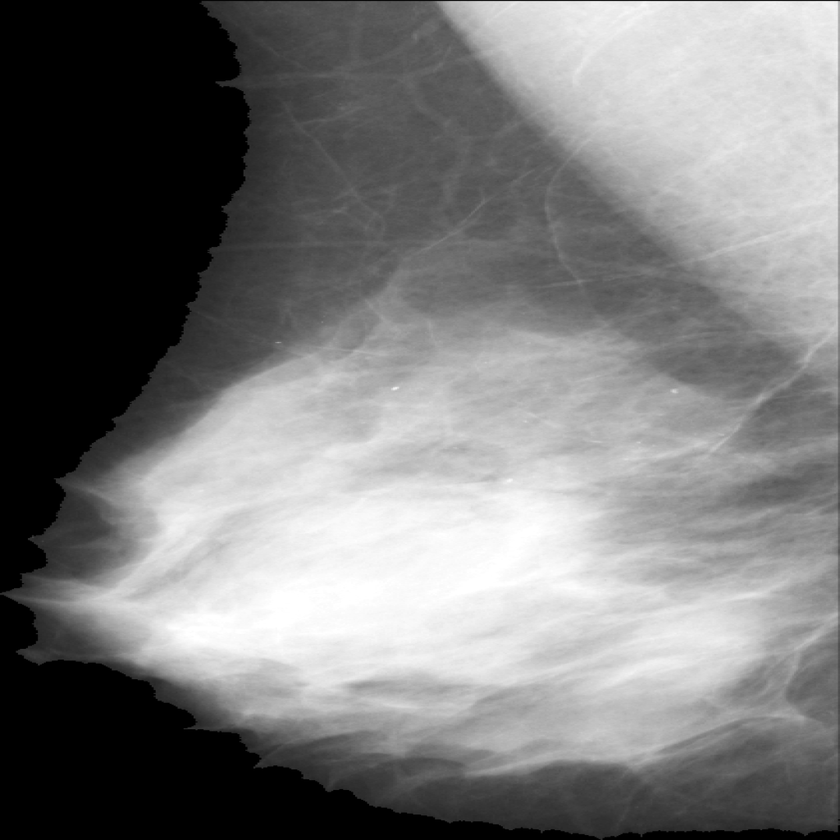
#> input picture Trabalho-1/outputs_preproc/images/mdb001_preproc.png, 840 x 840 px, shrunk from 1024 x 1024 before the run; its folder holds only this picture in this run
$ jupyter execute equalize_mias_png.ipynb
#> lines starting #> are read from the running program, lines starting #| are printed output that depends on the picture
# Etapa 2 — Equalização (HIW / CLAHE) – mini-MIAS (PNG)

Este notebook encadeia **direto após** o notebook de pré-processamento.

Pipeline:
1. Ler imagens **pré-processadas** em `./outputs_preproc/images/*_preproc.png`;
2. Aplicar **HIW** (tests 1–3) **ou CLAHE** (tests 5–6) com os **parâmetros do artigo**;
3. Salvar resultados em `./outputs_eq/<modo>/...` e gerar `manifest_eq_<modo>.csv`;
4. (Opcional) visualizar exemplos e histogramas; (Opcional) calcular métricas MSE/PSNR/SSIM vs original pré-processada.

### Parâmetros dos testes
- **HIW**
  - **test-1**: `n_regions=5` (≈ 4 limiares), `lower_idx=2`
  - **test-2**: `n_regions=4` (≈ 3 limiares), `lower_idx=2`
  - **test-3**: `n_regions=4` (≈ 3 limiares), `lower_idx=1`
- **CLAHE**
  - **test-5**: `kernel_size=(3,3)`, `clip_limit=0.01`, `nbins=256`
  - **test-6** (melhor): `kernel_size=(8,8)`, `clip_limit=0.05`, `nbins=256`

### Importações

[cell 1]
from pathlib import Path
import os, glob
import numpy as np
import pandas as pd
import cv2
from skimage import io, util, exposure
from skimage.filters import threshold_multiotsu
from skimage.metrics import mean_squared_error as mse
from skimage.metrics import peak_signal_noise_ratio as psnr
from skimage.metrics import structural_similarity as ssim
import matplotlib.pyplot as plt
from tqdm import tqdm
from datetime import datetime
import random

### Configurações iniciais e utilidades

[cell 2]
BASE_DIR = Path('.')
PREPROC_DIR = BASE_DIR / 'outputs_preproc' / 'images'  # entrada
EQ_DIR = BASE_DIR / 'outputs_eq'                       # saída
META_CSV = BASE_DIR / 'outputs_preproc' / 'preprocess_manifest.csv'

EQ_DIR.mkdir(parents=True, exist_ok=True)
print('PREPROC_DIR =', PREPROC_DIR.resolve())
print('EQ_DIR      =', EQ_DIR.resolve())
print('META_CSV    =', META_CSV.resolve())

[cell 3]
def read_gray_float01(path: Path):
    img = io.imread(path)
#> img is the input picture: shape (840, 840); min 0, max 255, mean 122.5
    if img.ndim == 3:
        img = cv2.cvtColor(img, cv2.COLOR_RGB2GRAY)
    img = img.astype(np.float32)
    if img.max() > 1.0:
        img /= 255.0
    return np.clip(img, 0.0, 1.0)

def save_uint8(image_f32, out_path: Path):
    u8 = np.clip(image_f32, 0, 1)
    u8 = (u8 * 255.0 + 0.5).astype(np.uint8)
    cv2.imwrite(str(out_path), u8)

# [10 lines left out: function plot_hist_before_after, not called in this run]

### 2A) HIW — o que faz e por quê

- **O que é feito:** segmentamos o histograma com `threshold_multiotsu` para obter vários limiares e escolhemos um **limiar inferior** (`lower_idx`). Em seguida, **remapeamos** apenas a faixa de intensidades **[limiar, 1.0]** para **[0, 1]**, **saturando** o que está abaixo (0) e acima (1). Antes disso, aplicamos uma **normalização robusta** (percentis 0.5–99.5) para reduzir efeito de outliers.

- **Por que:** a ideia é **destacar regiões de alta intensidade** (onde costumam aparecer achados) e **suprimir o restante** do tecido, aumentando o contraste na área de interesse e facilitando a análise/visualização das possíveis lesões.

[cell 4]
# [27 lines left out: function hiw_enhance, not called in this run]

# Presets alinhados aos testes do artigo
def hiw_test1(img):  # test-1: 4 limiares -> n_regions=5, lower=2
    return hiw_enhance(img, n_regions=5, lower_idx=2)

def hiw_test2(img):  # test-2: 3 limiares -> n_regions=4, lower=2
    return hiw_enhance(img, n_regions=4, lower_idx=2)

def hiw_test3(img):  # test-3: 3 limiares -> n_regions=4, lower=1
    return hiw_enhance(img, n_regions=4, lower_idx=1)

### 2B) CLAHE — o que faz e por quê

- **O que é feito:** aplicamos **equalização de histograma adaptativa** por blocos (CLAHE), que redistribui os níveis de cinza **localmente**. Usamos os parâmetros do artigo: `nbins=256`, `kernel_size` (tamanho dos blocos) e `clip_limit` (limite de corte para evitar supercontraste). Presets:
  - **test-5:** `kernel_size=(3,3)`, `clip_limit=0.01`
  - **test-6:** `kernel_size=(8,8)`, `clip_limit=0.05` (melhor reportado)

- **Por que:** o CLAHE **aumenta o contraste em regiões escuras ou lavadas** sem amplificar demais o ruído, pois o corte (`clip_limit`) controla a equalização. Isso melhora **detalhes locais** relevantes para identificar achados.

[cell 5]
def clahe_enhance(img, kernel_size=(8,8), clip_limit=0.05, nbins=256):
#> called with kernel_size = (8, 8), clip_limit = 0.05, nbins = 256
    img = util.img_as_float32(img)
    return exposure.equalize_adapthist(img, kernel_size=kernel_size, clip_limit=clip_limit, nbins=nbins)
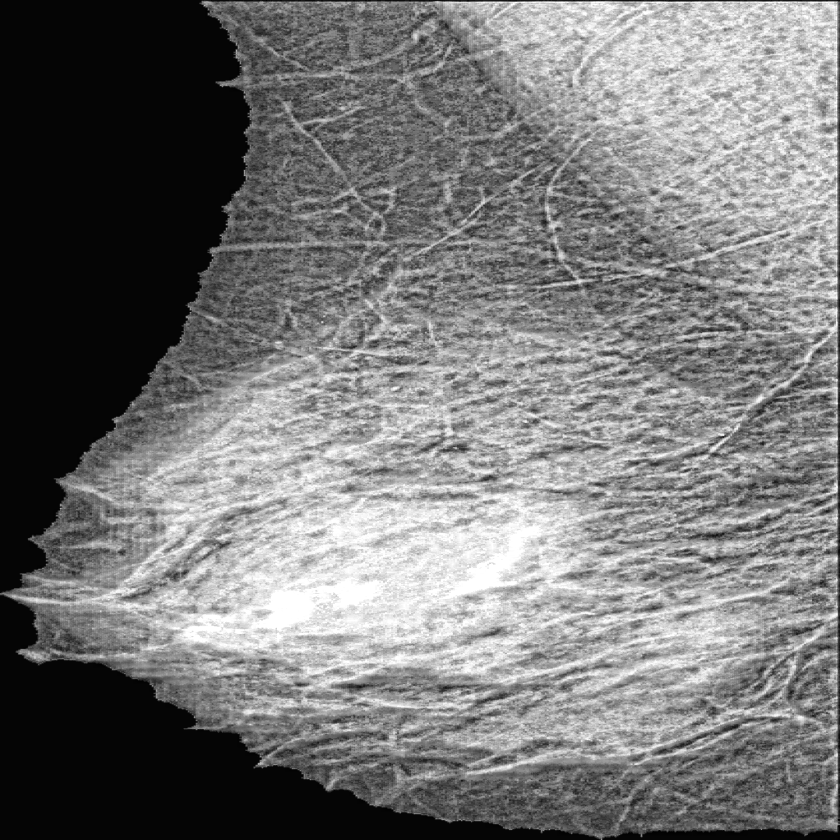
#> returned value: shape (840, 840) float32; min 0, max 1, mean 0.469

def clahe_test5(img):  # [3x3], clip=0.01
    return clahe_enhance(img, kernel_size=(3,3), clip_limit=0.01, nbins=256)

def clahe_test6(img):  # [8x8], clip=0.05 (melhor global reportado)
    return clahe_enhance(img, kernel_size=(8,8), clip_limit=0.05, nbins=256)

### Execução em lote — o que faz e por quê

- **O que é feito:** percorremos todas as imagens **pré-processadas** (`*_preproc.png`), aplicamos o **modo** escolhido (HIW/CLAHE) e **salvamos** as equalizações em `./outputs_eq/<modo>/`. Também registramos um **manifesto CSV** (`manifest_eq_<modo>.csv`) com caminhos e (opcionalmente) métricas.

- **Por que:** automatiza a aplicação consistente do método em **todo o conjunto**, garantindo reprodutibilidade e facilitando a análise posterior (rastreabilidade via manifesto).

- **Opções:**
  - `mode`: um entre `hiw_test1`, `hiw_test2`, `hiw_test3`, `clahe_test5`, `clahe_test6`.
  - `compute_metrics=True`: calcula **MSE/PSNR/SSIM** vs. imagem pré-processada e grava no manifesto.
  - `save_histograms=True`: gera histogramas **antes/depois** para inspeção visual.

- **Saída:**
  - Imagens: `./outputs_eq/<modo>/<ref>_<modo>.png`
  - Manifesto: `./outputs_eq/manifest_eq_<modo>.csv`

[cell 6]
MODES = {
    'hiw_test1': hiw_test1,
    'hiw_test2': hiw_test2,
    'hiw_test3': hiw_test3,
    'clahe_test5': clahe_test5,
    'clahe_test6': clahe_test6,
}

def run_equalization(mode='clahe_test6', save_histograms=False, compute_metrics=False):
    assert mode in MODES, f"Modo inválido: {mode}"
    fn = MODES[mode]

    in_paths = sorted(glob.glob(str(PREPROC_DIR / '*_preproc.png')))
    assert len(in_paths) > 0, f"Nenhuma imagem pré-processada encontrada em {PREPROC_DIR}"

    out_dir = EQ_DIR / mode
    out_dir.mkdir(parents=True, exist_ok=True)

    logs = []
    for p in tqdm(in_paths, desc=f'Equalizando [{mode}]'):
        img = read_gray_float01(p)
        eq = fn(img)
        out_path = out_dir / (Path(p).stem.replace('_preproc','') + f'_{mode}.png')
        save_uint8(eq, out_path)

        rec = {
            'timestamp': datetime.now().isoformat(timespec='seconds'),
            'input_preproc': p,
            'output_eq': str(out_path),
            'mode': mode,
        }
        if compute_metrics:
            rec['MSE'] = float(mse(img, eq))
            rec['PSNR'] = float(psnr(img, eq, data_range=1.0))
            rec['SSIM'] = float(ssim(img, eq, data_range=1.0))
        logs.append(rec)

        if save_histograms:
            plot_hist_before_after(img, eq, title=os.path.basename(p))

    df = pd.DataFrame(logs)
#> df = table of 1 rows and 7 columns
    df.to_csv(EQ_DIR / f'manifest_eq_{mode}.csv', index=False)
    print(f"Manifest salvo: {EQ_DIR / f'manifest_eq_{mode}.csv'}  |  Saídas: {out_dir}")

print('Modos disponíveis:', list(MODES.keys()))

### Rodar um único modo (ex.: **CLAHE test-6**)

[cell 7]
# Exemplo: CLAHE test-6 (recomendado pelo artigo)
run_equalization('clahe_test6', save_histograms=False, compute_metrics=True)

## Visualização pontual
Escolha uma imagem pré-processada e compare com a versão equalizada (modo à sua escolha).

[cell 8]
sample_in = sorted(glob.glob(str(PREPROC_DIR / '*_preproc.png')))
if len(sample_in):
    sp = random.choice(sample_in)
    img0 = read_gray_float01(sp)
    eq = clahe_test6(img0)
    plt.figure(figsize=(10,4))
    plt.subplot(1,2,1); plt.imshow(img0, cmap='gray'); plt.title('Pré-processada'); plt.axis('off')
    plt.subplot(1,2,2); plt.imshow(eq, cmap='gray'); plt.title('Equalizada (CLAHE test-6)'); plt.axis('off')
    plt.show()
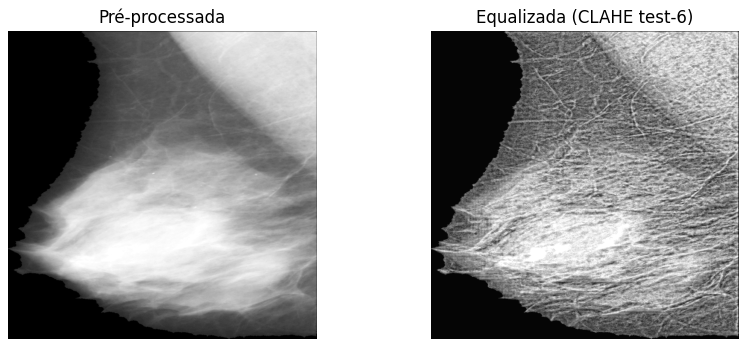
#> figure drawn by matplotlib, 2 panels
else:
    print('Nenhuma entrada encontrada em PREPROC_DIR. Rode o notebook de pré-processamento primeiro.')

$ run again, on Trabalho-1/outputs_preproc/images/mdb012_preproc.png
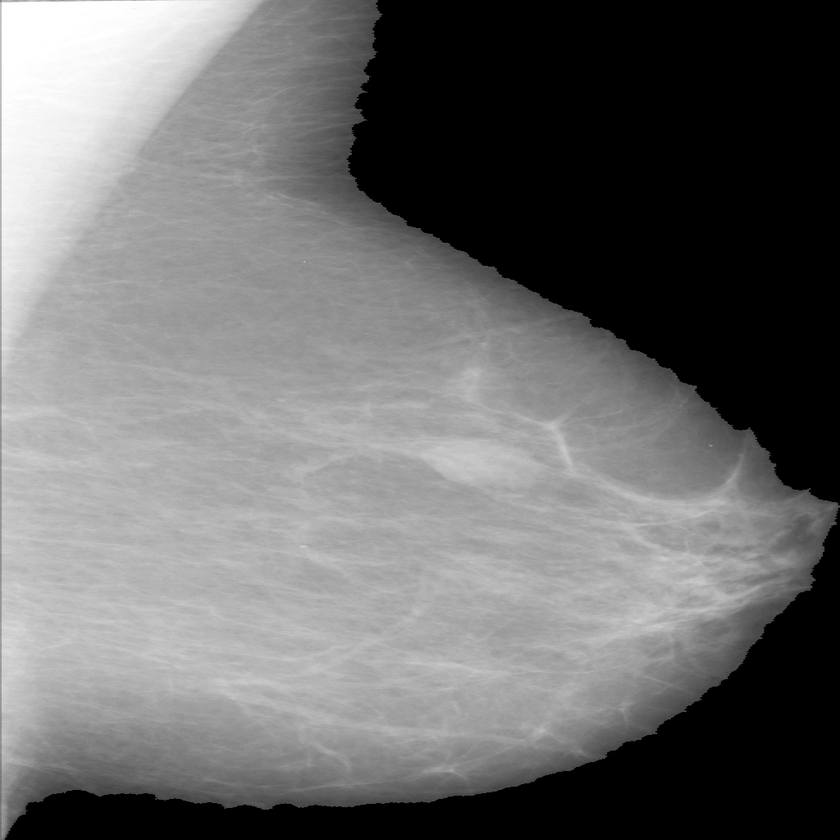
#> input picture Trabalho-1/outputs_preproc/images/mdb012_preproc.png, 840 x 840 px, shrunk from 1024 x 1024 before the run
#> in read_gray_float01, img is the input picture: shape (840, 840); min 0, max 255, mean 108.7
#> in clahe_enhance, `return exposure.equalize_adapthist(img, kernel_size=kernel_size, clip_..`:
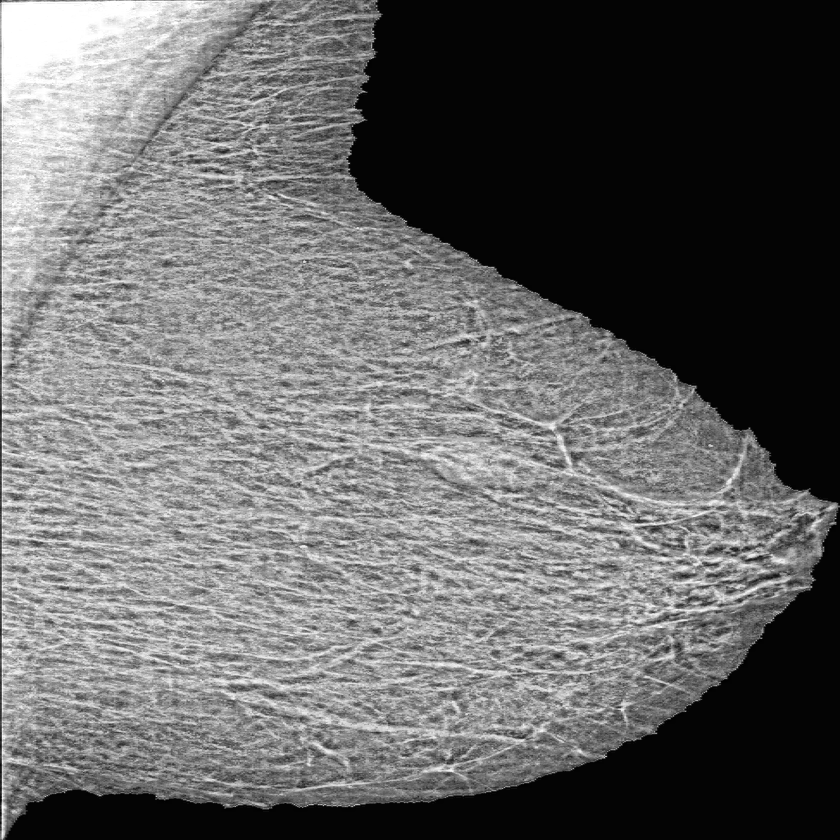
#> returned value: shape (840, 840) float32; min 0, max 1, mean 0.408
#> df = table of 1 rows and 7 columns
#> `plt.show()`:
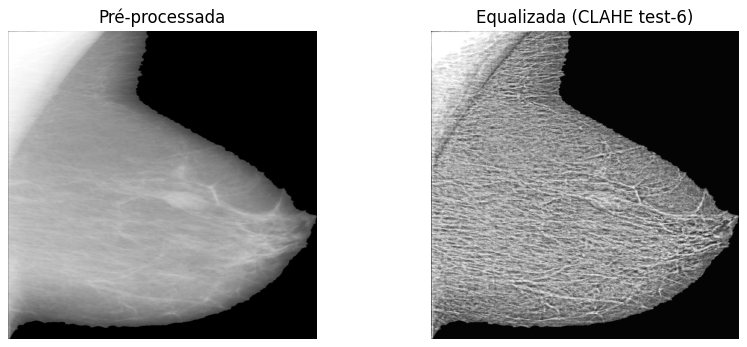
#> figure drawn by matplotlib, 2 panels

$ run again, on Trabalho-1/outputs_preproc/images/mdb014_preproc.png
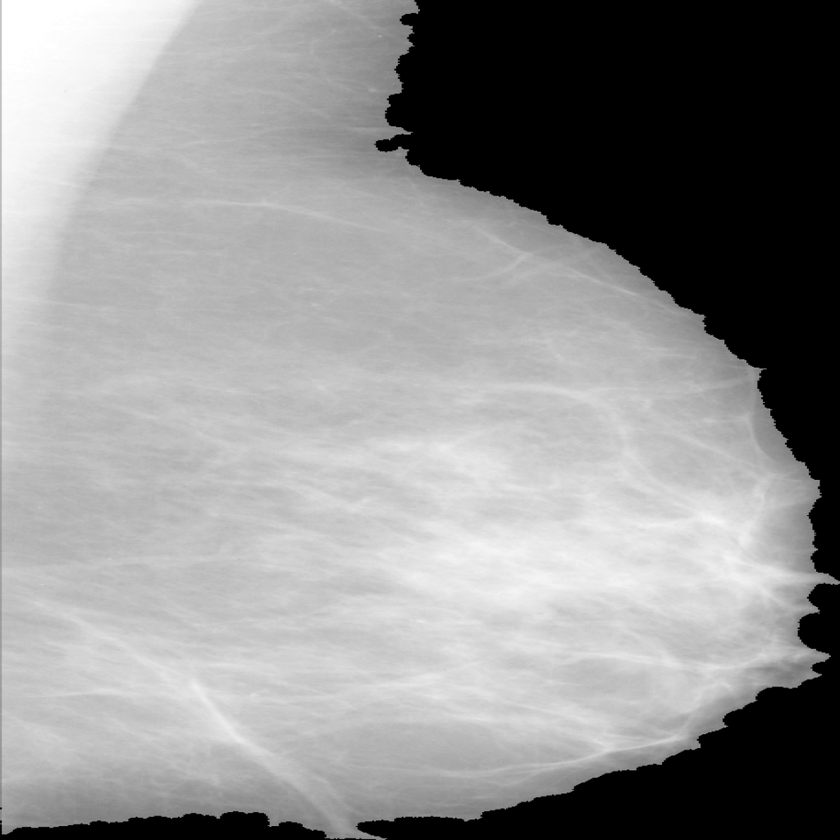
#> input picture Trabalho-1/outputs_preproc/images/mdb014_preproc.png, 840 x 840 px, shrunk from 1024 x 1024 before the run
#> in read_gray_float01, img is the input picture: shape (840, 840); min 0, max 255, mean 145.7
#> in clahe_enhance, `return exposure.equalize_adapthist(img, kernel_size=kernel_size, clip_..`:
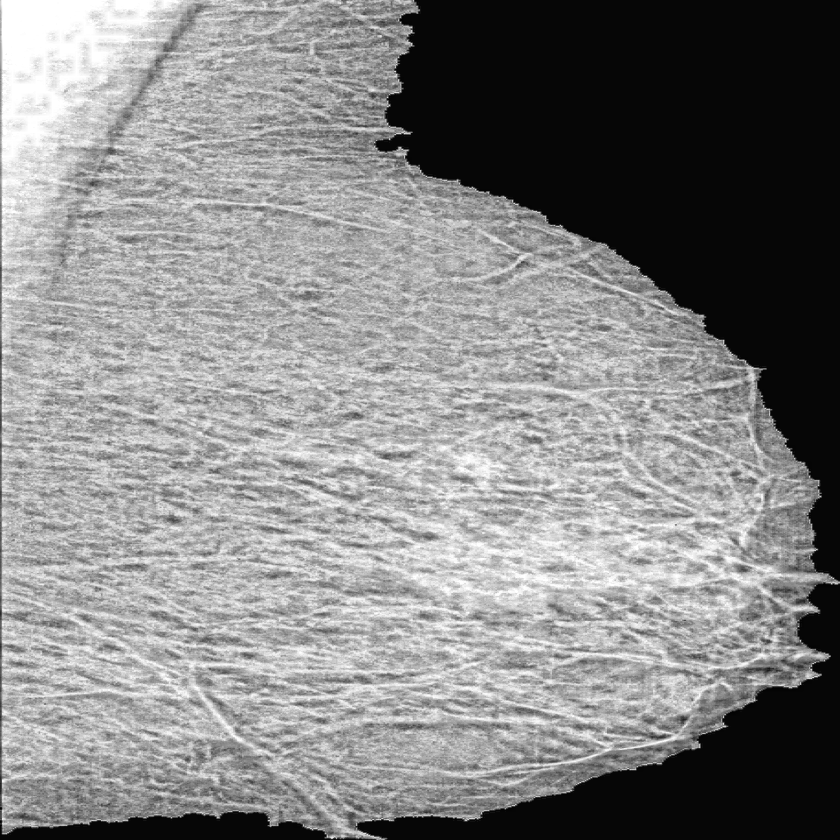
#> returned value: shape (840, 840) float32; min 0, max 1, mean 0.53
#> df = table of 1 rows and 7 columns
#> `plt.show()`:
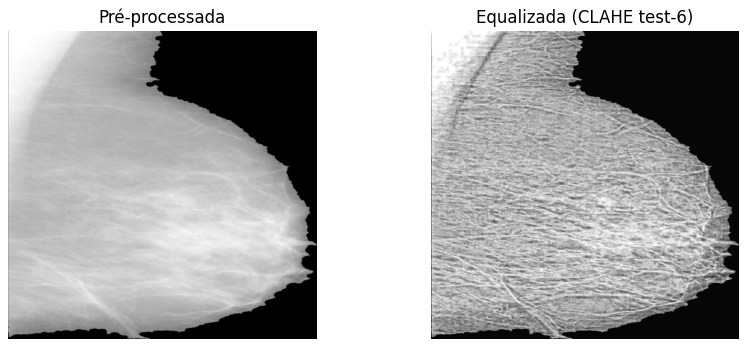
#> figure drawn by matplotlib, 2 panels

$ run again, on Trabalho-1/outputs_preproc/images/mdb015_preproc.png
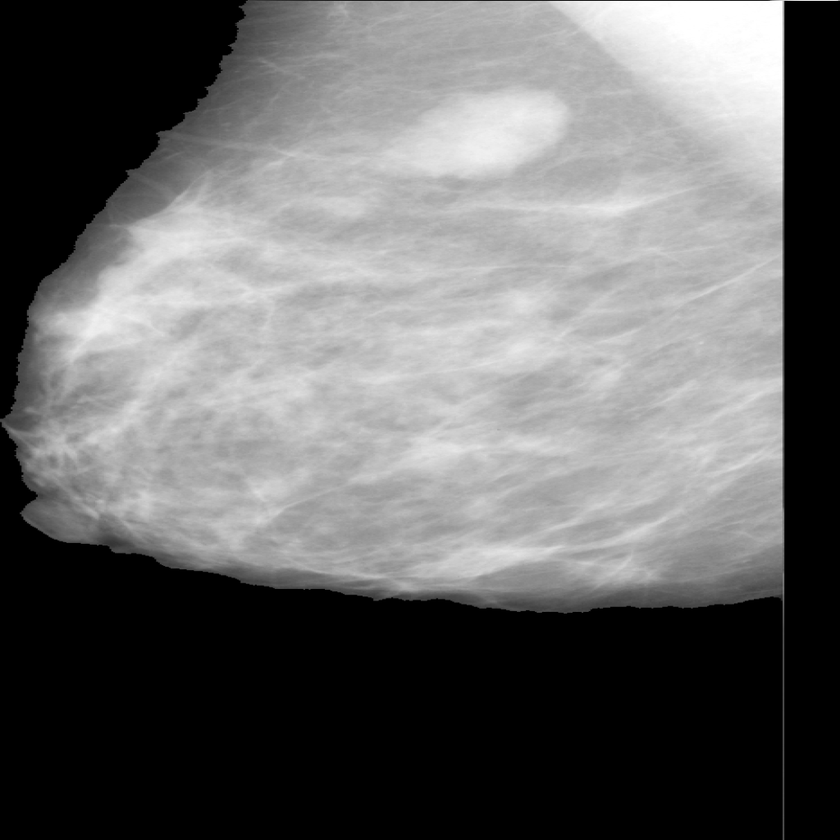
#> input picture Trabalho-1/outputs_preproc/images/mdb015_preproc.png, 840 x 840 px, shrunk from 1024 x 1024 before the run
#> in read_gray_float01, img is the input picture: shape (840, 840); min 0, max 255, mean 103.7
#> in clahe_enhance, `return exposure.equalize_adapthist(img, kernel_size=kernel_size, clip_..`:
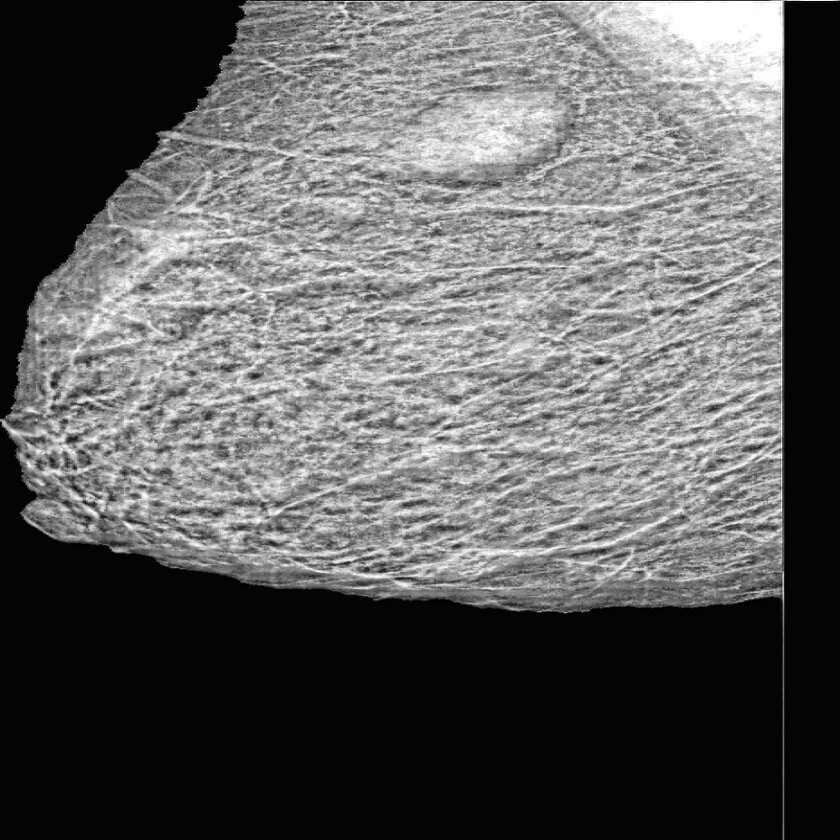
#> returned value: shape (840, 840) float32; min 0, max 1, mean 0.368
#> df = table of 1 rows and 7 columns
#> `plt.show()`:
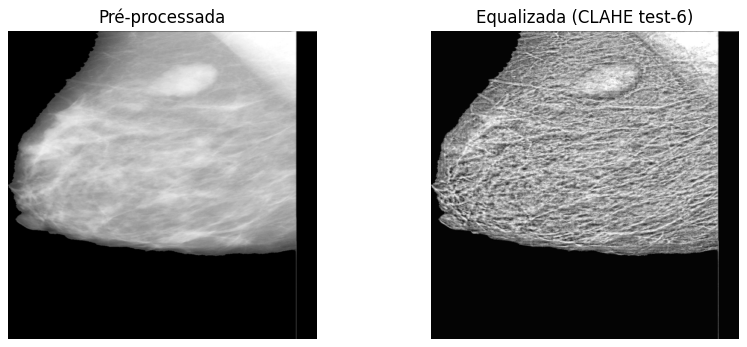
#> figure drawn by matplotlib, 2 panels
